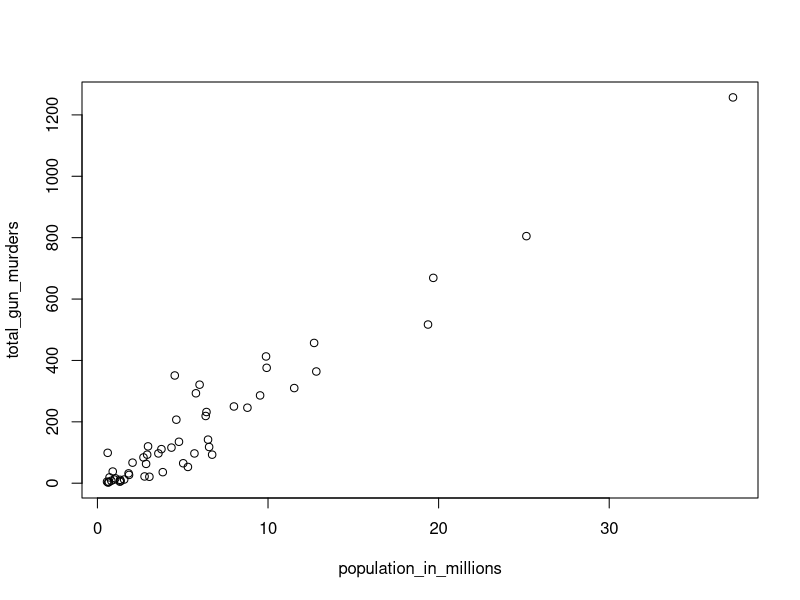
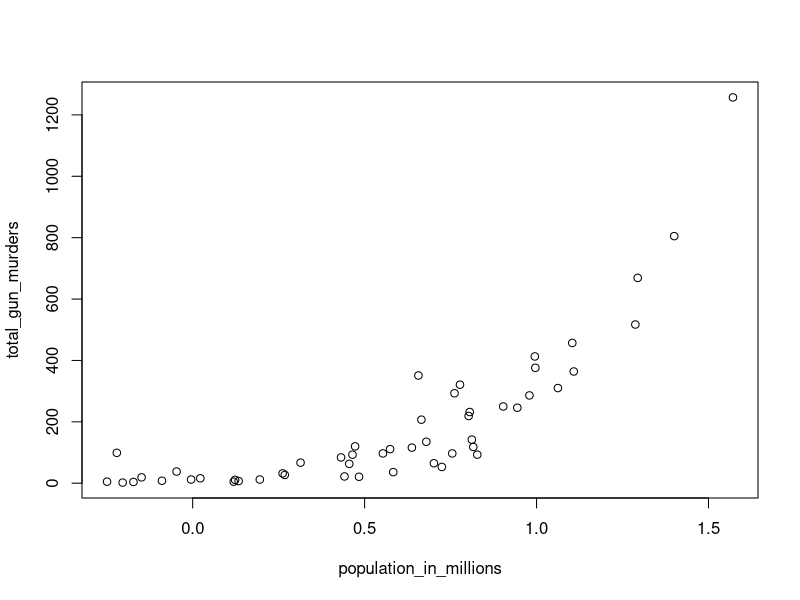
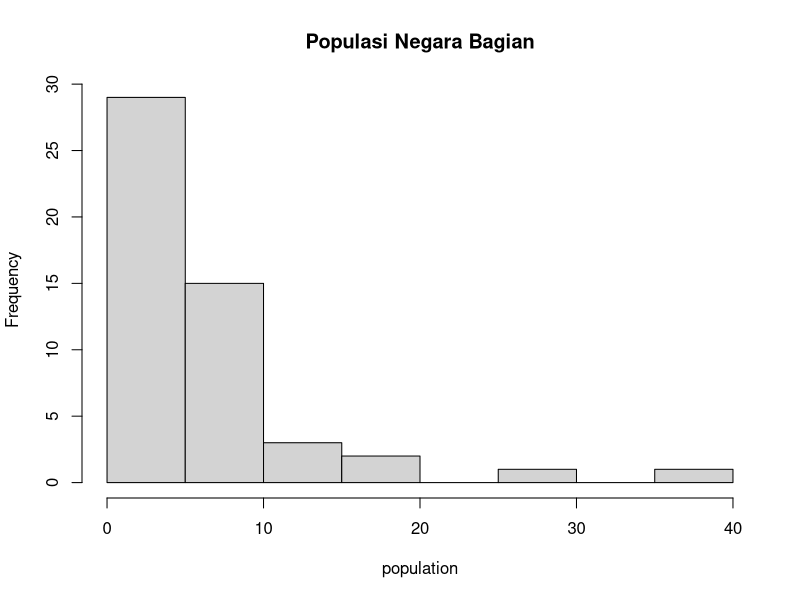
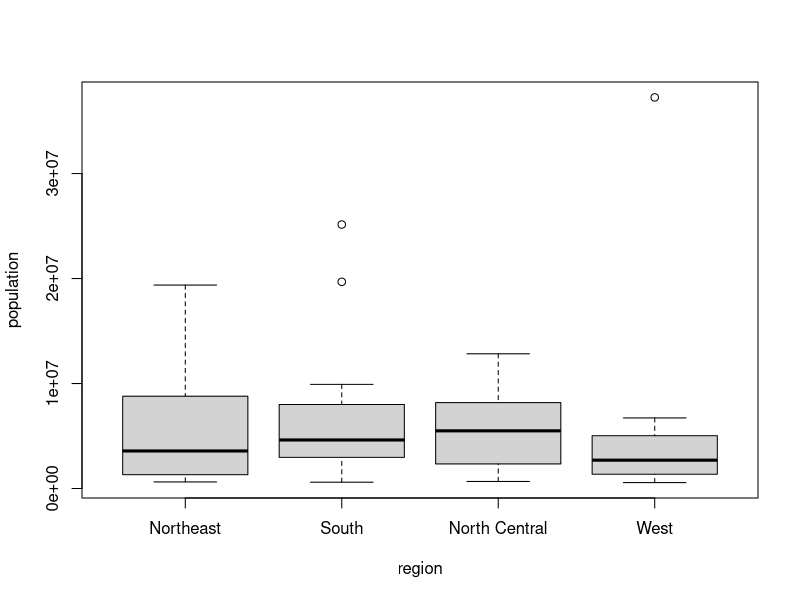
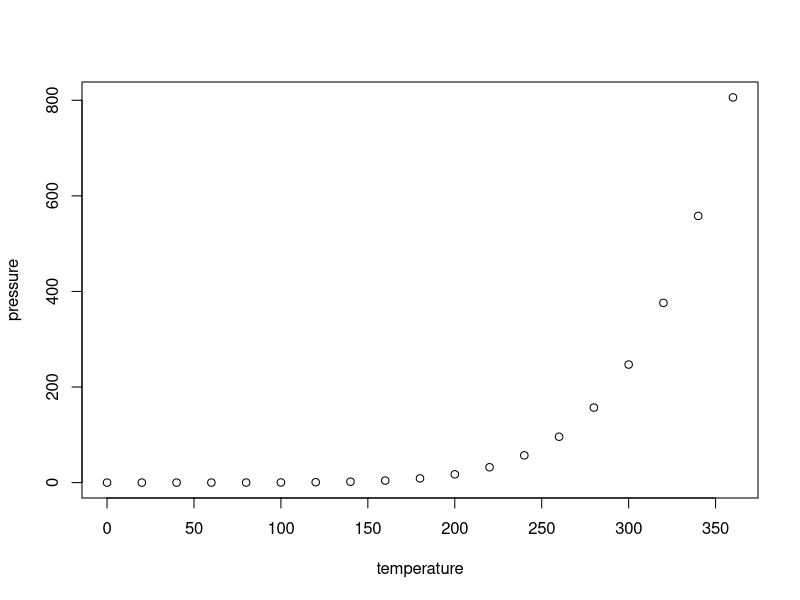

Here is the R script that generated these plots, in order:
## ---- chunk 1
knitr::opts_chunk$set(echo = TRUE)
## ---- chunk 2
library(dslabs) 
data("murders")
## ---- chunk 3
pop <- murders$population
popSort <- sort(pop)
popSort[1]
## ---- chunk 4
index <- order(pop)
index[1]
## ---- chunk 5
which.min(pop)

## ---- chunk 6
minPop <- which.min(murders$population)
murders$state[minPop]
## ---- chunk 7
temp <- c(35, 88, 42, 84, 81, 30)
city <- c("Beijing", "Lagos", "Paris", "Rio de Janeiro",
          "San Juan", "Toronto")
city_temps <- data.frame(name = city, temperature = temp)
city_temps
## ---- chunk 8
ranks <- rank(pop)
my_df <- data.frame(NegaraBagian = murders$state, peringkat = ranks)
my_df
## ---- chunk 9
ind <- order(my_df$peringkat)
my_df[ind,]
## ---- chunk 10
population_in_millions <- murders$population/10^6
total_gun_murders <- murders$total
plot(population_in_millions, total_gun_murders)
## ---- chunk 11
population_in_millions <- log10(murders$population/10^6)
total_gun_murders <- murders$total
plot(population_in_millions, total_gun_murders)
## ---- chunk 12
population<- murders$population/10^6
hist(population, main = "Populasi Negara Bagian")
## ---- chunk 13
boxplot(population~region, data = murders)
## ---- chunk 14
summary(cars)
## ---- chunk 15
plot(pressure)
